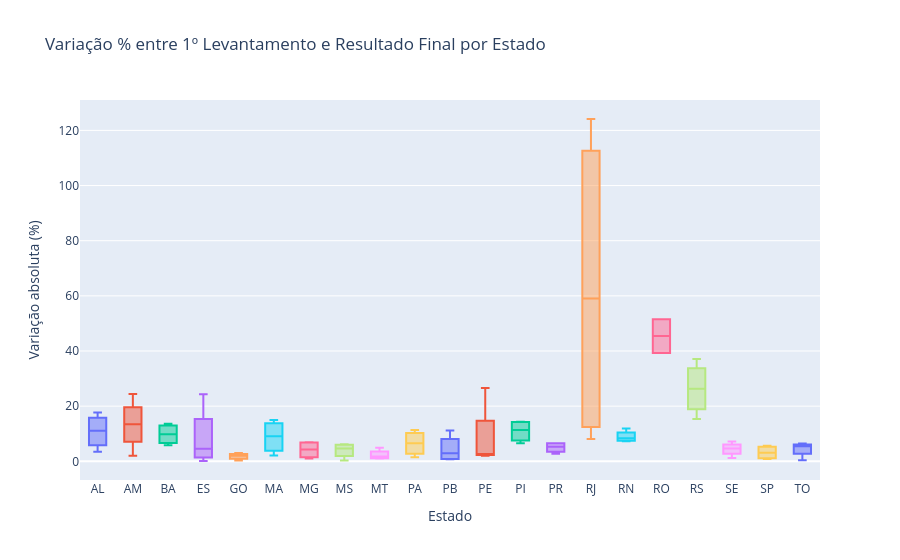

The notebook cell saved with this chart:
### Markdown cell above
# 6. Precisão dos levantamentos

### Code cell
df_all['ano_agricola'] = df_all['ano_agricola'].str.strip()
df_all['uf'] = df_all['uf'].str.strip()
cols_n = ['area_plantada_mil_ha','producao_mil_t','producao_acucar_mil_t','producao_etanol_total_mil_l','produtcao_atr_kg_t']
for c in cols_n:
    df_all[c] = pd.to_numeric(df_all[c], errors='coerce').fillna(0)

lev1 = df_all[df_all['id_levantamento']==1][['ano_agricola','uf','producao_mil_t']].rename(columns={'producao_mil_t':'p1'})
levF = df_all[df_all['id_levantamento']==99][['ano_agricola','uf','producao_mil_t']].rename(columns={'producao_mil_t':'pF'})
comp = pd.merge(lev1, levF, on=['ano_agricola','uf'])
comp = comp[(comp['pF']>0) & (comp['p1']>0)]
comp['erro_pct'] = ((comp['pF'] - comp['p1']) / comp['pF'] * 100).abs()

fig = px.box(
    comp, x='uf', y='erro_pct',
    title='Variação % entre 1º Levantamento e Resultado Final por Estado',
    labels={'uf':'Estado','erro_pct':'Variação absoluta (%)'},
    color='uf'
)
fig.update_layout(showlegend=False)
fig.write_image('../reports/figures/06_variacao_levantamentos.png', width=1200, height=550, scale=2)
fig.show()

### Figure 1 — Plotly figure (JSON) as saved in the notebook; plotly's stock layout.template omitted (floating-point values rounded to 4 significant figures)
{"data": [{"alignmentgroup": "True", "hovertemplate": "Estado=%{x}<br>Variação absoluta (%)=%{y}<extra></extra>", "legendgroup": "AL", "marker": {"color": "#636efa"}, "name": "AL", "notched": false, "offsetgroup": "AL", "orientation": "v", "showlegend": true, "type": "box", "x": ["AL", "AL", "AL", "AL"], "x0": " ", "xaxis": "x", "y": [13.86, 17.67, 8.226, 3.503], "y0": " ", "yaxis": "y"}, {"alignmentgroup": "True", "hovertemplate": "Estado=%{x}<br>Variação absoluta (%)=%{y}<extra></extra>", "legendgroup": "AM", "marker": {"color": "#EF553B"}, "name": "AM", "notched": false, "offsetgroup": "AM", "orientation": "v", "showlegend": true, "type": "box", "x": ["AM", "AM", "AM", "AM"], "x0": " ", "xaxis": "x", "y": [24.45, 2.026, 14.74, 12.15], "y0": " ", "yaxis": "y"}, {"alignmentgroup": "True", "hovertemplate": "Estado=%{x}<br>Variação absoluta (%)=%{y}<extra></extra>", "legendgroup": "BA", "marker": {"color": "#00cc96"}, "name": "BA", "notched": false, "offsetgroup": "BA", "orientation": "v", "showlegend": true, "type": "box", "x": ["BA", "BA", "BA", "BA"], "x0": " ", "xaxis": "x", "y": [12.25, 5.808, 13.63, 7.381], "y0": " ", "yaxis": "y"}, {"alignmentgroup": "True", "hovertemplate": "Estado=%{x}<br>Variação absoluta (%)=%{y}<extra></extra>", "legendgroup": "ES", "marker": {"color": "#ab63fa"}, "name": "ES", "notched": false, "offsetgroup": "ES", "orientation": "v", "showlegend": true, "type": "box", "x": ["ES", "ES", "ES", "ES"], "x0": " ", "xaxis": "x", "y": [6.389, 24.27, 2.712, 0.1092], "y0": " ", "yaxis": "y"}, {"alignmentgroup": "True", "hovertemplate": "Estado=%{x}<br>Variação absoluta (%)=%{y}<extra></extra>", "legendgroup": "GO", "marker": {"color": "#FFA15A"}, "name": "GO", "notched": false, "offsetgroup": "GO", "orientation": "v", "showlegend": true, "type": "box", "x": ["GO", "GO", "GO", "GO"], "x0": " ", "xaxis": "x", "y": [0.3083, 1.62, 2.999, 2.358], "y0": " ", "yaxis": "y"}, {"alignmentgroup": "True", "hovertemplate": "Estado=%{x}<br>Variação absoluta (%)=%{y}<extra></extra>", "legendgroup": "MA", "marker": {"color": "#19d3f3"}, "name": "MA", "notched": false, "offsetgroup": "MA", "orientation": "v", "showlegend": true, "type": "box", "x": ["MA", "MA", "MA", "MA"], "x0": " ", "xaxis": "x", "y": [5.539, 14.97, 2.121, 12.68], "y0": " ", "yaxis": "y"}, {"alignmentgroup": "True", "hovertemplate": "Estado=%{x}<br>Variação absoluta (%)=%{y}<extra></extra>", "legendgroup": "MG", "marker": {"color": "#FF6692"}, "name": "MG", "notched": false, "offsetgroup": "MG", "orientation": "v", "showlegend": true, "type": "box", "x": ["MG", "MG", "MG", "MG"], "x0": " ", "xaxis": "x", "y": [1.004, 1.933, 6.68, 6.889], "y0": " ", "yaxis": "y"}, {"alignmentgroup": "True", "hovertemplate": "Estado=%{x}<br>Variação absoluta (%)=%{y}<extra></extra>", "legendgroup": "MS", "marker": {"color": "#B6E880"}, "name": "MS", "notched": false, "offsetgroup": "MS", "orientation": "v", "showlegend": true, "type": "box", "x": ["MS", "MS", "MS", "MS"], "x0": " ", "xaxis": "x", "y": [6.155, 0.3131, 3.549, 5.783], "y0": " ", "yaxis": "y"}, {"alignmentgroup": "True", "hovertemplate": "Estado=%{x}<br>Variação absoluta (%)=%{y}<extra></extra>", "legendgroup": "MT", "marker": {"color": "#FF97FF"}, "name": "MT", "notched": false, "offsetgroup": "MT", "orientation": "v", "showlegend": true, "type": "box", "x": ["MT", "MT", "MT", "MT"], "x0": " ", "xaxis": "x", "y": [1.028, 2.307, 4.875, 1.167], "y0": " ", "yaxis": "y"}, {"alignmentgroup": "True", "hovertemplate": "Estado=%{x}<br>Variação absoluta (%)=%{y}<extra></extra>", "legendgroup": "PA", "marker": {"color": "#FECB52"}, "name": "PA", "notched": false, "offsetgroup": "PA", "orientation": "v", "showlegend": true, "type": "box", "x": ["PA", "PA", "PA", "PA"], "x0": " ", "xaxis": "x", "y": [3.952, 9.099, 11.39, 1.457], "y0": " ", "yaxis": "y"}, {"alignmentgroup": "True", "hovertemplate": "Estado=%{x}<br>Variação absoluta (%)=%{y}<extra></extra>", "legendgroup": "PB", "marker": {"color": "#636efa"}, "name": "PB", "notched": false, "offsetgroup": "PB", "orientation": "v", "showlegend": true, "type": "box", "x": ["PB", "PB", "PB", "PB"], "x0": " ", "xaxis": "x", "y": [0.7754, 4.97, 11.16, 0.8571], "y0": " ", "yaxis": "y"}, {"alignmentgroup": "True", "hovertemplate": "Estado=%{x}<br>Variação absoluta (%)=%{y}<extra></extra>", "legendgroup": "PE", "marker": {"color": "#EF553B"}, "name": "PE", "notched": false, "offsetgroup": "PE", "orientation": "v", "showlegend": true, "type": "box", "x": ["PE", "PE", "PE", "PE"], "x0": " ", "xaxis": "x", "y": [26.57, 2.054, 2.792, 2.427], "y0": " ", "yaxis": "y"}, {"alignmentgroup": "True", "hovertemplate": "Estado=%{x}<br>Variação absoluta (%)=%{y}<extra></extra>", "legendgroup": "PI", "marker": {"color": "#00cc96"}, "name": "PI", "notched": false, "offsetgroup": "PI", "orientation": "v", "showlegend": true, "type": "box", "x": ["PI", "PI", "PI", "PI"], "x0": " ", "xaxis": "x", "y": [14.2, 14.3, 6.533, 8.587], "y0": " ", "yaxis": "y"}, {"alignmentgroup": "True", "hovertemplate": "Estado=%{x}<br>Variação absoluta (%)=%{y}<extra></extra>", "legendgroup": "PR", "marker": {"color": "#ab63fa"}, "name": "PR", "notched": false, "offsetgroup": "PR", "orientation": "v", "showlegend": true, "type": "box", "x": ["PR", "PR", "PR", "PR"], "x0": " ", "xaxis": "x", "y": [6.591, 6.518, 2.731, 4.117], "y0": " ", "yaxis": "y"}, {"alignmentgroup": "True", "hovertemplate": "Estado=%{x}<br>Variação absoluta (%)=%{y}<extra></extra>", "legendgroup": "RJ", "marker": {"color": "#FFA15A"}, "name": "RJ", "notched": false, "offsetgroup": "RJ", "orientation": "v", "showlegend": true, "type": "box", "x": ["RJ", "RJ", "RJ", "RJ"], "x0": " ", "xaxis": "x", "y": [101.2, 16.83, 124.1, 8.114], "y0": " ", "yaxis": "y"}, {"alignmentgroup": "True", "hovertemplate": "Estado=%{x}<br>Variação absoluta (%)=%{y}<extra></extra>", "legendgroup": "RN", "marker": {"color": "#19d3f3"}, "name": "RN", "notched": false, "offsetgroup": "RN", "orientation": "v", "showlegend": true, "type": "box", "x": ["RN", "RN", "RN", "RN"], "x0": " ", "xaxis": "x", "y": [11.86, 9.085, 7.654, 7.259], "y0": " ", "yaxis": "y"}, {"alignmentgroup": "True", "hovertemplate": "Estado=%{x}<br>Variação absoluta (%)=%{y}<extra></extra>", "legendgroup": "RO", "marker": {"color": "#FF6692"}, "name": "RO", "notched": false, "offsetgroup": "RO", "orientation": "v", "showlegend": true, "type": "box", "x": ["RO", "RO"], "x0": " ", "xaxis": "x", "y": [51.54, 39.31], "y0": " ", "yaxis": "y"}, {"alignmentgroup": "True", "hovertemplate": "Estado=%{x}<br>Variação absoluta (%)=%{y}<extra></extra>", "legendgroup": "RS", "marker": {"color": "#B6E880"}, "name": "RS", "notched": false, "offsetgroup": "RS", "orientation": "v", "showlegend": true, "type": "box", "x": ["RS", "RS", "RS", "RS"], "x0": " ", "xaxis": "x", "y": [22.32, 15.35, 37.1, 30.3], "y0": " ", "yaxis": "y"}, {"alignmentgroup": "True", "hovertemplate": "Estado=%{x}<br>Variação absoluta (%)=%{y}<extra></extra>", "legendgroup": "SE", "marker": {"color": "#FF97FF"}, "name": "SE", "notched": false, "offsetgroup": "SE", "orientation": "v", "showlegend": true, "type": "box", "x": ["SE", "SE", "SE", "SE"], "x0": " ", "xaxis": "x", "y": [1.158, 4.941, 4.334, 7.212], "y0": " ", "yaxis": "y"}, {"alignmentgroup": "True", "hovertemplate": "Estado=%{x}<br>Variação absoluta (%)=%{y}<extra></extra>", "legendgroup": "SP", "marker": {"color": "#FECB52"}, "name": "SP", "notched": false, "offsetgroup": "SP", "orientation": "v", "showlegend": true, "type": "box", "x": ["SP", "SP", "SP", "SP"], "x0": " ", "xaxis": "x", "y": [0.863, 1.31, 5.603, 4.863], "y0": " ", "yaxis": "y"}, {"alignmentgroup": "True", "hovertemplate": "Estado=%{x}<br>Variação absoluta (%)=%{y}<extra></extra>", "legendgroup": "TO", "marker": {"color": "#636efa"}, "name": "TO", "notched": false, "offsetgroup": "TO", "orientation": "v", "showlegend": true, "type": "box", "x": ["TO", "TO", "TO", "TO"], "x0": " ", "xaxis": "x", "y": [5.833, 6.418, 5.127, 0.3961], "y0": " ", "yaxis": "y"}], "layout": {"boxmode": "overlay", "legend": {"title": {"text": "Estado"}, "tracegroupgap": 0}, "showlegend": false, "title": {"text": "Variação % entre 1º Levantamento e Resultado Final por Estado"}, "xaxis": {"anchor": "y", "categoryarray": ["AL", "AM", "BA", "ES", "GO", "MA", "MG", "MS", "MT", "PA", "PB", "PE", "PI", "PR", "RJ", "RN", "RO", "RS", "SE", "SP", "TO"], "categoryorder": "array", "domain": [0, 1], "title": {"text": "Estado"}}, "yaxis": {"anchor": "x", "domain": [0, 1], "title": {"text": "Variação absoluta (%)"}}}}
